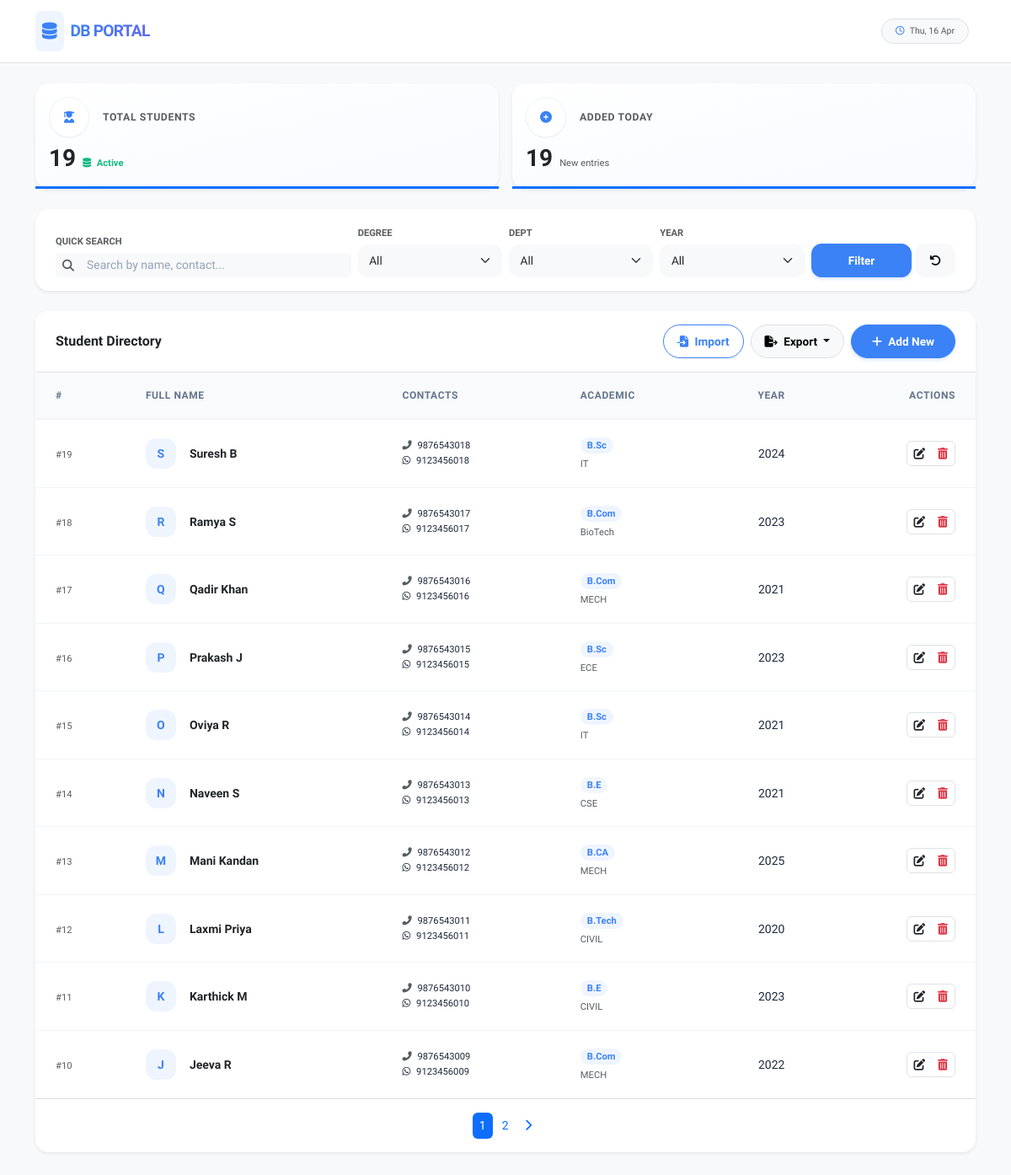
Before: / with the older database file.
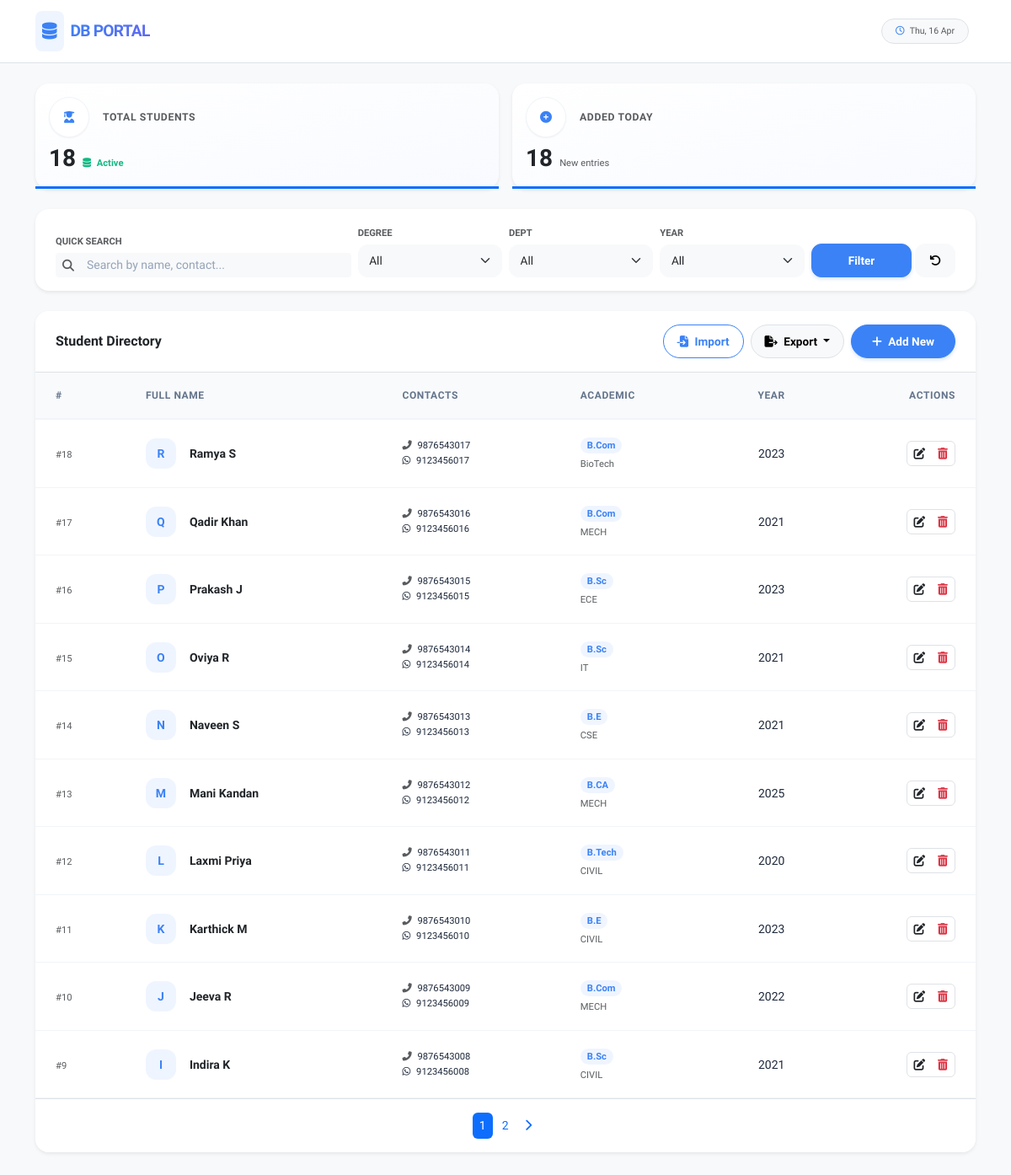
After: the same page with the newer database file.
### students/models.py (models this page shows, shortened)
class Student(models.Model):
    name = models.CharField(max_length=255)
    mobile = models.CharField(max_length=15, unique=True)
    whatsapp = models.CharField(max_length=15, unique=True)
    degree = models.CharField(max_length=100)
    department = models.CharField(max_length=100)
    passed_out_year = models.IntegerField()
    created_at = models.DateTimeField(auto_now_add=True)
    updated_at = models.DateTimeField(auto_now=True)
    class Meta:
        ordering = ['-created_at']

### students/views.py (the view)
# urls.py: path('', views.dashboard, name='dashboard'),
def dashboard(request):
    queryset = Student.objects.all()
    search_query = request.GET.get('search')
    if search_query:
        queryset = queryset.annotate(
            search_priority=Case(
                When(name__icontains=search_query, then=Value(3)),
                When(Q(mobile__icontains=search_query) | Q(whatsapp__icontains=search_query), then=Value(2)),
                When(Q(degree__icontains=search_query) | Q(department__icontains=search_query) | Q(passed_out_year__icontains=search_query), then=Value(1)),
                default=Value(0),
                output_field=IntegerField(),
            )
        ).filter(search_priority__gt=0).order_by('-search_priority', '-created_at')
    else:
        queryset = queryset.order_by('-created_at')
    degree_filter = request.GET.get('degree')
    dept_filter = request.GET.get('department')
    year_filter = request.GET.get('year')
    if degree_filter:
        queryset = queryset.filter(degree__iexact=degree_filter)
    if dept_filter:
        queryset = queryset.filter(department__iexact=dept_filter)
    if year_filter:
        queryset = queryset.filter(passed_out_year=year_filter)
    total_students = Student.objects.count()
    today = timezone.now().date()
    today_added = Student.objects.filter(created_at__date=today).count()
    paginator = Paginator(queryset, 10) # 10 records per page
    page_number = request.GET.get('page')
    page_obj = paginator.get_page(page_number)
    degrees = Student.objects.values_list('degree', flat=True).distinct()
    departments = Student.objects.values_list('department', flat=True).distinct()
    years = Student.objects.values_list('passed_out_year', flat=True).distinct().order_by('-passed_out_year')
    form = StudentForm()
    context = {
        'students': page_obj,
        'total_students': total_students,
        'today_added': today_added,
        'degrees': degrees,
        'departments': departments,
        'years': years,
        'search_query': search_query,
        'selected_degree': degree_filter,
        'selected_dept': dept_filter,
        'selected_year': year_filter,
        'form': form,
    }
    return render(request, 'students/dashboard.html', context)

### templates/students/dashboard.html (shortened to what this page needs)
{% extends 'base.html' %}
{% block content %}
<div class="row g-3 mb-4">
    <div class="col-12 col-md-6">
        <div class="card stat-card shadow-sm h-100 border-0 bg-white">
            <div class="card-body">
                <div class="d-flex align-items-center mb-2">
                    <div class="icon-box bg-primary-soft text-primary rounded-circle me-3 d-flex align-items-center justify-content-center">
                        <i class="fas fa-user-graduate"></i>
                    </div>
                    <h6 class="text-muted fw-bold text-uppercase small tracking-wider mb-0">Total Students</h6>
                </div>
                <div class="d-flex align-items-baseline">
                    <h3 class="fw-bold text-dark mb-0">{{ total_students }}</h3>
                    <span class="ms-2 text-success x-small fw-semibold">
                        <i class="fas fa-database me-1"></i> Active
                    </span>
                </div>
            </div>
            <div class="progress rounded-0" style="height: 3px;">
                <div class="progress-bar bg-primary" style="width: 100%"></div>
            </div>
        </div>
    </div>
    <div class="col-12 col-md-6">
        <div class="card stat-card shadow-sm h-100 border-0 bg-white">
            <div class="card-body">
                <div class="d-flex align-items-center mb-2">
                    <div class="icon-box bg-emerald-soft text-emerald rounded-circle me-3 d-flex align-items-center justify-content-center">
                        <i class="fas fa-plus-circle"></i>
                    </div>
                    <h6 class="text-muted fw-bold text-uppercase small tracking-wider mb-0">Added Today</h6>
                </div>
                <div class="d-flex align-items-baseline">
                    <h3 class="fw-bold text-dark mb-0">{{ today_added }}</h3>
                    <span class="ms-2 text-muted x-small">New entries</span>
                </div>
            </div>
            <div class="progress rounded-0" style="height: 3px;">
                <div class="progress-bar bg-emerald" style="width: {% if total_students > 0 %}{% widthratio today_added total_students 100 %}{% else %}0{% endif %}%"></div>
            </div>
        </div>
    </div>
</div>
<div class="card border-0 shadow-sm mb-4">
    <div class="card-body py-3 px-4">
        <form method="get" class="row g-2 align-items-end">
            <div class="col-12 col-lg-4">
                <label class="form-label fw-bold text-muted x-small mb-1">QUICK SEARCH</label>
                <div class="input-group input-group-sm">
                    <span class="input-group-text bg-light border-0"><i class="fas fa-search text-muted"></i></span>
                    <input type="text" name="search" id="searchInput" class="form-control bg-light border-0" placeholder="Search by name, contact..." value="{{ search_query|default:'' }}">
                </div>
            </div>
            <div class="col-4 col-lg-2">
                <label class="form-label fw-bold text-muted x-small mb-1">DEGREE</label>
                <select name="degree" class="form-select form-select-sm bg-light border-0">
                    <option value="">All</option>
                </select>
            </div>
            <div class="col-4 col-lg-2">
                <label class="fw-bold text-muted x-small mb-1">DEPT</label>
                <select name="department" class="form-select form-select-sm bg-light border-0">
                    <option value="">All</option>
                </select>
            </div>
            <div class="col-4 col-lg-2">
                <label class="fw-bold text-muted x-small mb-1">YEAR</label>
                <select name="year" class="form-select form-select-sm bg-light border-0">
                    <option value="">All</option>
                </select>
            </div>
            <div class="col-12 col-lg-2 d-flex gap-1">
                <button type="submit" class="btn btn-primary btn-sm flex-grow-1">Filter</button>
                <a href="{% url 'dashboard' %}" class="btn btn-light btn-sm px-3"><i class="fas fa-undo"></i></a>
            </div>
        </form>
    </div>
</div>
<div class="card border-0 shadow-sm overflow-hidden mb-5">
    <div class="card-header bg-white py-3 px-4 d-flex justify-content-between align-items-center border-bottom">
        <h6 class="mb-0 fw-bold text-dark">Student Directory</h6>
        <div class="d-flex gap-2">
            <button type="button" class="btn btn-outline-primary btn-sm rounded-pill px-3" data-bs-toggle="modal" data-bs-target="#importStudentModal">
                <i class="fas fa-file-import me-1"></i> Import
            </button>
            <div class="dropdown">
                <button class="btn btn-light btn-sm rounded-pill px-3 dropdown-toggle border" type="button" data-bs-toggle="dropdown">
                    <i class="fas fa-file-export me-1"></i> Export
                </button>
            </div>
            <button type="button" class="btn btn-primary btn-sm rounded-pill px-4" data-bs-toggle="modal" data-bs-target="#addStudentModal">
                <i class="fas fa-plus me-1"></i> Add New
            </button>
        </div>
    </div>
    <div class="table-responsive">
        <table class="table table-hover align-middle mb-0 custom-table">
            <thead>
                <tr>
                    <th class="ps-4">#</th>
                    <th>Full Name</th>
                    <th>Contacts</th>
                    <th>Academic</th>
                    <th class="text-center">Year</th>
                    <th class="text-end pe-4">Actions</th>
                </tr>
            </thead>
            <tbody id="studentTableBody">
                {% for student in students %}
                <tr>
                    <td class="ps-4"><span class="text-muted x-small">#{{ student.id }}</span></td>
                    <td>
                        <div class="d-flex align-items-center">
                            <div class="avatar-box me-3">
                                {{ student.name|slice:":1"|upper }}
                            </div>
                            <span class="fw-semibold text-dark">{{ student.name }}</span>
                        </div>
                    </td>
                    <td>
                        <div class="x-small">
                            <i class="fas fa-phone-alt text-muted me-1"></i> {{ student.mobile }}<br>
                            <span class="text-emerald fw-medium"><i class="fab fa-whatsapp me-1"></i> {{ student.whatsapp }}</span>
                        </div>
                    </td>
                    <td>
                        <span class="badge bg-primary-soft text-primary rounded-pill px-2 py-1 x-small fw-bold">{{ student.degree }}</span>
                        <div class="x-small text-muted mt-1">{{ student.department }}</div>
                    </td>
                    <td class="text-center font-weight-bold">{{ student.passed_out_year }}</td>
                    <td class="text-end pe-4">
                        <div class="btn-group btn-group-sm border rounded">
                            <button type="button" class="btn btn-white border-0 text-indigo py-1 px-2 edit-btn"
                                    data-bs-toggle="modal" data-bs-target="#editStudentModal"
                                    data-id="{{ student.id }}" data-name="{{ student.name }}"
                                    data-mobile="{{ student.mobile }}" data-whatsapp="{{ student.whatsapp }}"
                                    data-degree="{{ student.degree }}" data-department="{{ student.department }}"
                                    data-year="{{ student.passed_out_year }}">
                                <i class="fas fa-edit"></i>
                            </button>
                            <button type="button" class="btn btn-white border-0 text-danger py-1 px-2 delete-btn"
                                    data-bs-toggle="modal" data-bs-target="#deleteStudentModal"
                                    data-id="{{ student.id }}" data-name="{{ student.name }}">
                                <i class="fas fa-trash-alt"></i>
                            </button>
                        </div>
                    </td>
                </tr>
                {% endfor %}
            </tbody>
        </table>
    </div>
    <div id="paginationWrapper">
        {% if students.has_other_pages %}
        <div id="paginationContainer" class="card-footer bg-white py-3 px-4 border-top">
            <nav>
                <ul class="pagination pagination-sm justify-content-center mb-0 gap-1">
                    {% for i in students.paginator.page_range %}
                        <li class="page-item {% if students.number == i %}active{% endif %}">
                            <a class="page-link border-0 rounded" href="?page={{ i }}">{{ i }}</a>
                        </li>
                    {% endfor %}
                    {% if students.has_next %}
                        <li class="page-item"><a class="page-link border-0 rounded" href="?page={{ students.next_page_number }}"><i class="fas fa-chevron-right"></i></a></li>
                    {% endif %}
                </ul>
            </nav>
        </div>
        {% endif %}
    </div>
</div>
{% endblock %}

### templates/base.html (shortened to what this page needs)
{% load static %}
<!DOCTYPE html>
<html lang="en">
<head>
    <link href="https://cdn.jsdelivr.net/npm/bootstrap@5.3.0/dist/css/bootstrap.min.css" rel="stylesheet">
    <link rel="stylesheet" href="https://cdnjs.cloudflare.com/ajax/libs/font-awesome/6.4.0/css/all.min.css">
    <link rel="stylesheet" href="{% static 'css/style.css' %}">
</head>
<body class="bg-light">
    <nav class="navbar navbar-expand-lg border-bottom bg-white py-2">
        <div class="container">
            <a class="navbar-brand d-flex align-items-center" href="{% url 'dashboard' %}">
                <div class="bg-primary-soft p-2 rounded-3 me-2">
                    <i class="fas fa-database text-primary"></i>
                </div>
                <span class="brand-text">DB PORTAL</span>
            </a>
            <div class="d-flex align-items-center gap-2">
                <div class="d-none d-md-block me-2">
                    <span class="badge bg-light text-muted fw-medium border px-3 py-2 rounded-pill small">
                        <i class="far fa-clock text-primary me-1"></i> {% now "D, d M" %}
                    </span>
                </div>
            </div>
        </div>
    </nav>
    <div class="container py-4">
        {% block content %}{% endblock %}
</body>
</html>

Changed rows visible on the page:
removed Student: id "19", name "S", name "Suresh B", mobile "9876543018", whatsapp "9123456018", degree "B.Sc", department "IT", passed_out_year "2024"
now on this page (row unchanged): Student: id "9", name "I", name "Indira K", mobile "9876543008", whatsapp "9123456008", degree "B.Sc", department "CIVIL", passed_out_year "2021"
Other visible differences:
{{ total_students }}: "19" → "18"
{{ today_added }}: "19" → "18"
